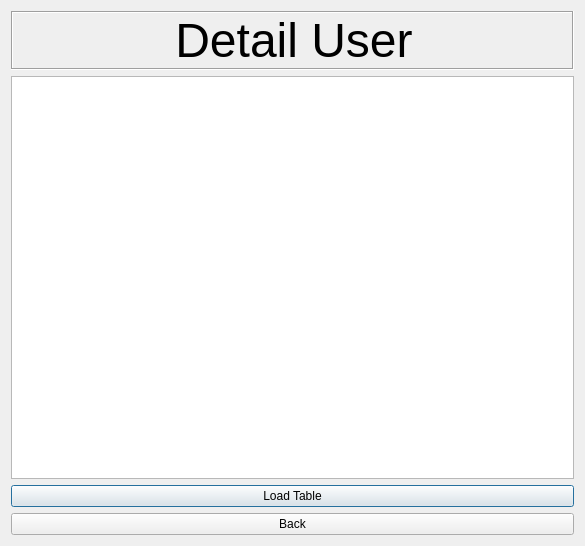
<?xml version="1.0" encoding="UTF-8"?>
<ui version="4.0">
 <class>ViewUser</class>
 <widget class="QDialog" name="ViewUser">
  <property name="geometry">
   <rect>
    <x>0</x>
    <y>0</y>
    <width>585</width>
    <height>546</height>
   </rect>
  </property>
  <property name="windowTitle">
   <string>Dialog</string>
  </property>
  <layout class="QVBoxLayout" name="verticalLayout">
   <item>
    <widget class="QLabel" name="label">
     <property name="frameShape">
      <enum>QFrame::Box</enum>
     </property>
     <property name="frameShadow">
      <enum>QFrame::Sunken</enum>
     </property>
     <property name="text">
      <string>&lt;html&gt;&lt;head/&gt;&lt;body&gt;&lt;p align=&quot;center&quot;&gt;&lt;span style=&quot; font-size:36pt;&quot;&gt;Detail User&lt;/span&gt;&lt;/p&gt;&lt;/body&gt;&lt;/html&gt;</string>
     </property>
    </widget>
   </item>
   <item>
    <widget class="QTableView" name="tableView"/>
   </item>
   <item>
    <widget class="QPushButton" name="pushButton_2">
     <property name="text">
      <string>Load Table</string>
     </property>
    </widget>
   </item>
   <item>
    <widget class="QPushButton" name="pushButton">
     <property name="text">
      <string>Back</string>
     </property>
    </widget>
   </item>
  </layout>
 </widget>
 <resources/>
 <connections/>
</ui>
